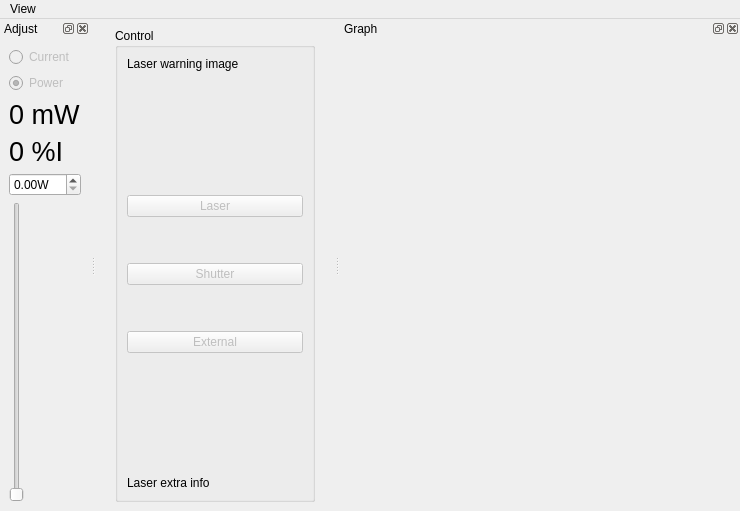
<?xml version="1.0" encoding="UTF-8"?>
<ui version="4.0">
 <class>MainWindow</class>
 <widget class="QMainWindow" name="MainWindow">
  <property name="geometry">
   <rect>
    <x>0</x>
    <y>0</y>
    <width>740</width>
    <height>511</height>
   </rect>
  </property>
  <property name="windowTitle">
   <string>Qudi: Laser</string>
  </property>
  <widget class="QWidget" name="centralwidget">
   <layout class="QGridLayout" name="gridLayout">
    <item row="0" column="0">
     <widget class="QGroupBox" name="groupBox">
      <property name="sizePolicy">
       <sizepolicy hsizetype="Fixed" vsizetype="Preferred">
        <horstretch>0</horstretch>
        <verstretch>0</verstretch>
       </sizepolicy>
      </property>
      <property name="minimumSize">
       <size>
        <width>200</width>
        <height>0</height>
       </size>
      </property>
      <property name="baseSize">
       <size>
        <width>200</width>
        <height>0</height>
       </size>
      </property>
      <property name="title">
       <string>Control</string>
      </property>
      <layout class="QVBoxLayout" name="verticalLayout">
       <item>
        <widget class="QLabel" name="warningLabel">
         <property name="text">
          <string>Laser warning image</string>
         </property>
        </widget>
       </item>
       <item>
        <spacer name="verticalSpacer">
         <property name="orientation">
          <enum>Qt::Vertical</enum>
         </property>
         <property name="sizeType">
          <enum>QSizePolicy::Expanding</enum>
         </property>
         <property name="sizeHint" stdset="0">
          <size>
           <width>20</width>
           <height>30</height>
          </size>
         </property>
        </spacer>
       </item>
       <item>
        <widget class="QPushButton" name="laserButton">
         <property name="enabled">
          <bool>false</bool>
         </property>
         <property name="sizePolicy">
          <sizepolicy hsizetype="Preferred" vsizetype="Fixed">
           <horstretch>0</horstretch>
           <verstretch>0</verstretch>
          </sizepolicy>
         </property>
         <property name="text">
          <string>Laser</string>
         </property>
         <property name="checkable">
          <bool>true</bool>
         </property>
        </widget>
       </item>
       <item>
        <spacer name="verticalSpacer_2">
         <property name="orientation">
          <enum>Qt::Vertical</enum>
         </property>
         <property name="sizeType">
          <enum>QSizePolicy::Fixed</enum>
         </property>
         <property name="sizeHint" stdset="0">
          <size>
           <width>20</width>
           <height>40</height>
          </size>
         </property>
        </spacer>
       </item>
       <item>
        <widget class="QPushButton" name="shutterButton">
         <property name="enabled">
          <bool>false</bool>
         </property>
         <property name="sizePolicy">
          <sizepolicy hsizetype="Preferred" vsizetype="Fixed">
           <horstretch>0</horstretch>
           <verstretch>0</verstretch>
          </sizepolicy>
         </property>
         <property name="text">
          <string>Shutter</string>
         </property>
         <property name="checkable">
          <bool>true</bool>
         </property>
        </widget>
       </item>
       <item>
        <spacer name="verticalSpacer_3">
         <property name="orientation">
          <enum>Qt::Vertical</enum>
         </property>
         <property name="sizeType">
          <enum>QSizePolicy::Fixed</enum>
         </property>
         <property name="sizeHint" stdset="0">
          <size>
           <width>20</width>
           <height>40</height>
          </size>
         </property>
        </spacer>
       </item>
       <item>
        <widget class="QPushButton" name="externalButton">
         <property name="enabled">
          <bool>false</bool>
         </property>
         <property name="sizePolicy">
          <sizepolicy hsizetype="Preferred" vsizetype="Fixed">
           <horstretch>0</horstretch>
           <verstretch>0</verstretch>
          </sizepolicy>
         </property>
         <property name="text">
          <string>External</string>
         </property>
         <property name="checkable">
          <bool>true</bool>
         </property>
        </widget>
       </item>
       <item>
        <spacer name="verticalSpacer_4">
         <property name="orientation">
          <enum>Qt::Vertical</enum>
         </property>
         <property name="sizeHint" stdset="0">
          <size>
           <width>20</width>
           <height>40</height>
          </size>
         </property>
        </spacer>
       </item>
       <item>
        <widget class="QLabel" name="extraLabel">
         <property name="baseSize">
          <size>
           <width>0</width>
           <height>0</height>
          </size>
         </property>
         <property name="text">
          <string>Laser extra info</string>
         </property>
         <property name="wordWrap">
          <bool>true</bool>
         </property>
         <property name="textInteractionFlags">
          <set>Qt::LinksAccessibleByMouse|Qt::TextSelectableByMouse</set>
         </property>
        </widget>
       </item>
      </layout>
     </widget>
    </item>
   </layout>
  </widget>
  <widget class="QMenuBar" name="menubar">
   <property name="geometry">
    <rect>
     <x>0</x>
     <y>0</y>
     <width>740</width>
     <height>26</height>
    </rect>
   </property>
   <widget class="QMenu" name="menuMenu">
    <property name="title">
     <string>View</string>
    </property>
    <addaction name="actionShow_Graph"/>
    <addaction name="actionShow_Controls"/>
    <addaction name="actionReset_View"/>
    <addaction name="actionClose"/>
   </widget>
   <addaction name="menuMenu"/>
  </widget>
  <widget class="QDockWidget" name="adjustDockWidget">
   <property name="windowTitle">
    <string>Adjust</string>
   </property>
   <attribute name="dockWidgetArea">
    <number>1</number>
   </attribute>
   <widget class="QWidget" name="dockWidgetContents_2">
    <layout class="QGridLayout" name="gridLayout_2">
     <item row="0" column="0">
      <widget class="QRadioButton" name="currentRadioButton">
       <property name="enabled">
        <bool>false</bool>
       </property>
       <property name="text">
        <string>Current</string>
       </property>
       <attribute name="buttonGroup">
        <string notr="true">controlModeButtonGroup</string>
       </attribute>
      </widget>
     </item>
     <item row="1" column="0">
      <widget class="QRadioButton" name="powerRadioButton">
       <property name="enabled">
        <bool>false</bool>
       </property>
       <property name="text">
        <string>Power</string>
       </property>
       <property name="checked">
        <bool>true</bool>
       </property>
       <attribute name="buttonGroup">
        <string notr="true">controlModeButtonGroup</string>
       </attribute>
      </widget>
     </item>
     <item row="2" column="0">
      <widget class="QLabel" name="powerLabel">
       <property name="font">
        <font>
         <pointsize>20</pointsize>
        </font>
       </property>
       <property name="text">
        <string>0 mW</string>
       </property>
      </widget>
     </item>
     <item row="3" column="0">
      <widget class="QLabel" name="currentLabel">
       <property name="font">
        <font>
         <pointsize>20</pointsize>
        </font>
       </property>
       <property name="text">
        <string>0 %I</string>
       </property>
      </widget>
     </item>
     <item row="4" column="0">
      <widget class="ScienDSpinBox" name="setValueDoubleSpinBox">
       <property name="suffix">
        <string>W</string>
       </property>
      </widget>
     </item>
     <item row="5" column="0">
      <widget class="QSlider" name="setValueVerticalSlider">
       <property name="maximum">
        <number>100</number>
       </property>
       <property name="orientation">
        <enum>Qt::Vertical</enum>
       </property>
      </widget>
     </item>
    </layout>
   </widget>
  </widget>
  <widget class="QDockWidget" name="plotDockWidget">
   <property name="sizePolicy">
    <sizepolicy hsizetype="Expanding" vsizetype="Preferred">
     <horstretch>1</horstretch>
     <verstretch>0</verstretch>
    </sizepolicy>
   </property>
   <property name="minimumSize">
    <size>
     <width>400</width>
     <height>50</height>
    </size>
   </property>
   <property name="baseSize">
    <size>
     <width>400</width>
     <height>0</height>
    </size>
   </property>
   <property name="windowTitle">
    <string>Graph</string>
   </property>
   <attribute name="dockWidgetArea">
    <number>2</number>
   </attribute>
   <widget class="QWidget" name="pwContainer">
    <property name="sizePolicy">
     <sizepolicy hsizetype="Expanding" vsizetype="Preferred">
      <horstretch>0</horstretch>
      <verstretch>0</verstretch>
     </sizepolicy>
    </property>
    <layout class="QGridLayout" name="gridLayout_3"/>
   </widget>
  </widget>
  <action name="actionClose">
   <property name="icon">
    <iconset>
     <normaloff>../../artwork/icons/oxygen/22x22/application-exit.png</normaloff>../../artwork/icons/oxygen/22x22/application-exit.png</iconset>
   </property>
   <property name="text">
    <string>Close</string>
   </property>
  </action>
  <action name="actionShow_Graph">
   <property name="checkable">
    <bool>true</bool>
   </property>
   <property name="checked">
    <bool>true</bool>
   </property>
   <property name="text">
    <string>Show Graph</string>
   </property>
  </action>
  <action name="actionShow_Controls">
   <property name="checkable">
    <bool>true</bool>
   </property>
   <property name="checked">
    <bool>true</bool>
   </property>
   <property name="text">
    <string>Show Controls</string>
   </property>
  </action>
  <action name="actionReset_View">
   <property name="text">
    <string>Reset View</string>
   </property>
  </action>
 </widget>
 <customwidgets>
  <customwidget>
   <class>ScienDSpinBox</class>
   <extends>QDoubleSpinBox</extends>
   <header>qtwidgets.scientific_spinbox.h</header>
  </customwidget>
 </customwidgets>
 <resources/>
 <connections>
  <connection>
   <sender>actionClose</sender>
   <signal>triggered()</signal>
   <receiver>MainWindow</receiver>
   <slot>close()</slot>
   <hints>
    <hint type="sourcelabel">
     <x>-1</x>
     <y>-1</y>
    </hint>
    <hint type="destinationlabel">
     <x>263</x>
     <y>299</y>
    </hint>
   </hints>
  </connection>
  <connection>
   <sender>actionShow_Graph</sender>
   <signal>toggled(bool)</signal>
   <receiver>plotDockWidget</receiver>
   <slot>setVisible(bool)</slot>
   <hints>
    <hint type="sourcelabel">
     <x>-1</x>
     <y>-1</y>
    </hint>
    <hint type="destinationlabel">
     <x>578</x>
     <y>300</y>
    </hint>
   </hints>
  </connection>
  <connection>
   <sender>actionShow_Controls</sender>
   <signal>toggled(bool)</signal>
   <receiver>adjustDockWidget</receiver>
   <slot>setVisible(bool)</slot>
   <hints>
    <hint type="sourcelabel">
     <x>-1</x>
     <y>-1</y>
    </hint>
    <hint type="destinationlabel">
     <x>51</x>
     <y>300</y>
    </hint>
   </hints>
  </connection>
 </connections>
 <buttongroups>
  <buttongroup name="controlModeButtonGroup"/>
 </buttongroups>
</ui>
